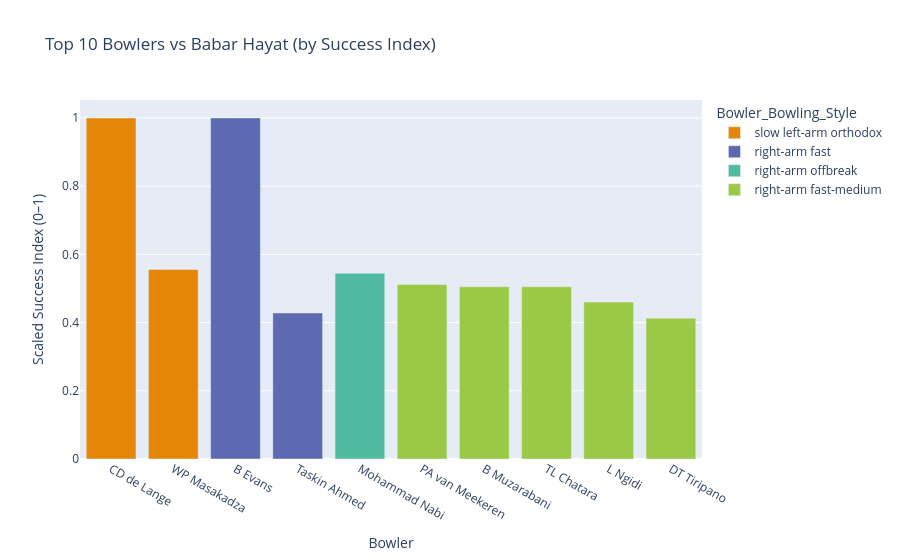

Here is the notebook cell this chart was saved with:
### Code cell
show_top_bowlers_vs_batsman("babar")

### Figure 1 — Plotly figure (JSON) as saved in the notebook; plotly's stock layout.template omitted (floating-point values rounded to 4 significant figures)
{"data": [{"customdata": [[0.0, 100.0, 100.0], [3.0, 50.0, 50.0]], "hovertemplate": "Bowler_Bowling_Style=slow left-arm orthodox<br>Bowler_Name=%{x}<br>success_index_scaled=%{y}<br>economy_rate=%{customdata[0]}<br>wicket_percentage=%{customdata[1]}<br>dot_ball_percentage=%{customdata[2]}<extra></extra>", "legendgroup": "slow left-arm orthodox", "marker": {"color": "rgb(229, 134, 6)", "pattern": {"shape": ""}}, "name": "slow left-arm orthodox", "orientation": "v", "showlegend": true, "textposition": "auto", "type": "bar", "x": ["CD de Lange", "WP Masakadza"], "xaxis": "x", "y": [1.0, 0.5557], "yaxis": "y"}, {"customdata": [[0.0, 100.0, 100.0], [4.0, 0.0, 83.33]], "hovertemplate": "Bowler_Bowling_Style=right-arm fast<br>Bowler_Name=%{x}<br>success_index_scaled=%{y}<br>economy_rate=%{customdata[0]}<br>wicket_percentage=%{customdata[1]}<br>dot_ball_percentage=%{customdata[2]}<extra></extra>", "legendgroup": "right-arm fast", "marker": {"color": "rgb(93, 105, 177)", "pattern": {"shape": ""}}, "name": "right-arm fast", "orientation": "v", "showlegend": true, "textposition": "auto", "type": "bar", "x": ["B Evans", "Taskin Ahmed"], "xaxis": "x", "y": [1.0, 0.4282], "yaxis": "y"}, {"customdata": [[6.0, 50.0, 50.0]], "hovertemplate": "Bowler_Bowling_Style=right-arm offbreak<br>Bowler_Name=%{x}<br>success_index_scaled=%{y}<br>economy_rate=%{customdata[0]}<br>wicket_percentage=%{customdata[1]}<br>dot_ball_percentage=%{customdata[2]}<extra></extra>", "legendgroup": "right-arm offbreak", "marker": {"color": "rgb(82, 188, 163)", "pattern": {"shape": ""}}, "name": "right-arm offbreak", "orientation": "v", "showlegend": true, "textposition": "auto", "type": "bar", "x": ["Mohammad Nabi"], "xaxis": "x", "y": [0.5446], "yaxis": "y"}, {"customdata": [[4.8, 20.0, 80.0], [0.0, 0.0, 100.0], [0.0, 0.0, 100.0], [2.571, 14.29, 71.43], [4.8, 0.0, 80.0]], "hovertemplate": "Bowler_Bowling_Style=right-arm fast-medium<br>Bowler_Name=%{x}<br>success_index_scaled=%{y}<br>economy_rate=%{customdata[0]}<br>wicket_percentage=%{customdata[1]}<br>dot_ball_percentage=%{customdata[2]}<extra></extra>", "legendgroup": "right-arm fast-medium", "marker": {"color": "rgb(153, 201, 69)", "pattern": {"shape": ""}}, "name": "right-arm fast-medium", "orientation": "v", "showlegend": true, "textposition": "auto", "type": "bar", "x": ["PA van Meekeren", "B Muzarabani", "TL Chatara", "L Ngidi", "DT Tiripano"], "xaxis": "x", "y": [0.5119, 0.505, 0.505, 0.46, 0.4129], "yaxis": "y"}], "layout": {"barmode": "relative", "legend": {"title": {"text": "Bowler_Bowling_Style"}, "tracegroupgap": 0}, "title": {"text": "Top 10 Bowlers vs Babar Hayat (by Success Index)"}, "xaxis": {"anchor": "y", "domain": [0, 1], "title": {"text": "Bowler"}}, "yaxis": {"anchor": "x", "domain": [0, 1], "title": {"text": "Scaled Success Index (0–1)"}}}}
